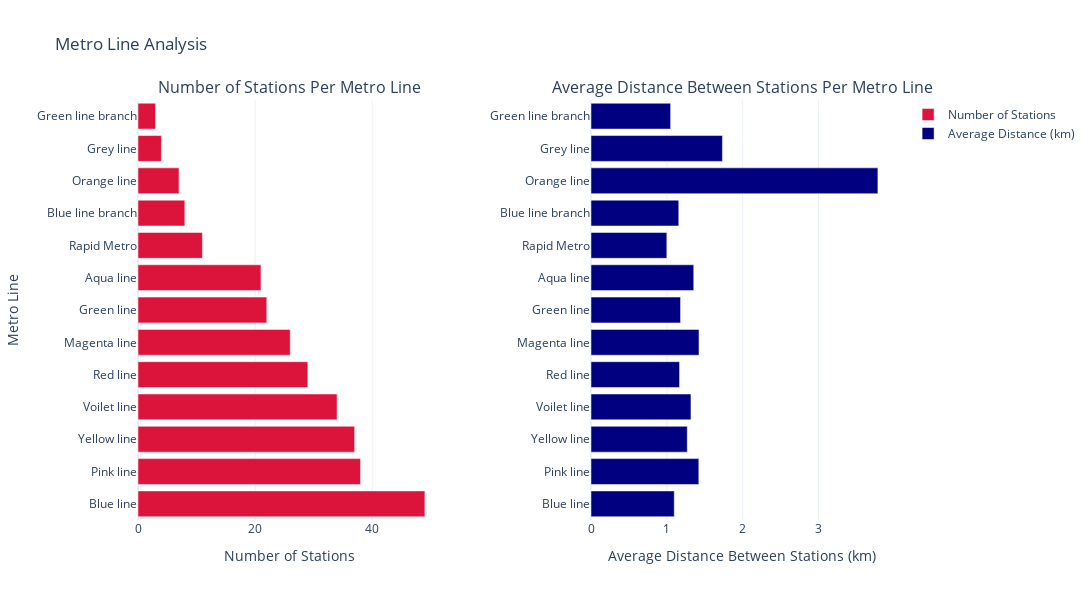

Here is the notebook cell this chart was saved with:
### Code cell
fig = make_subplots(rows=1, cols=2, subplot_titles=('Number of Stations Per Metro Line',
'Average Distance Between Stations Per Metro Line'),
horizontal_spacing=0.2)


fig.add_trace(
    go.Bar(y=line_analysis['Line'], x=line_analysis['Number of Stations'],
           orientation='h', name='Number of Stations', marker_color='crimson'),
    row=1, col=1
)

fig.add_trace(
    go.Bar(y=line_analysis['Line'], x=line_analysis['Average Distance Between Stations (km)'],
           orientation='h', name='Average Distance (km)', marker_color='navy'),
    row=1, col=2
)
fig.update_xaxes(title_text="Number of Stations", row=1, col=1)
fig.update_xaxes(title_text="Average Distance Between Stations (km)", row=1, col=2)
fig.update_yaxes(title_text="Metro Line", row=1, col=1)
fig.update_yaxes(title_text="", row=1, col=2)
fig.update_layout(height=600, width=1200, title_text="Metro Line Analysis", template="plotly_white")
fig.show()

### Figure 1 — Plotly figure (JSON) as saved in the notebook; plotly's stock layout.template omitted (floating-point values rounded to 4 significant figures)
{"data": [{"marker": {"color": "crimson"}, "name": "Number of Stations", "orientation": "h", "type": "bar", "x": [49, 38, 37, 34, 29, 26, 22, 21, 11, 8, 7, 4, 3], "xaxis": "x", "y": ["Blue line", "Pink line", "Yellow line", "Voilet line", "Red line", "Magenta line", "Green line", "Aqua line", "Rapid Metro", "Blue line branch", "Orange line", "Grey line", "Green line branch"], "yaxis": "y"}, {"marker": {"color": "navy"}, "name": "Average Distance (km)", "orientation": "h", "type": "bar", "x": [1.098, 1.422, 1.269, 1.318, 1.168, 1.424, 1.181, 1.355, 1.0, 1.157, 3.783, 1.733, 1.05], "xaxis": "x2", "y": ["Blue line", "Pink line", "Yellow line", "Voilet line", "Red line", "Magenta line", "Green line", "Aqua line", "Rapid Metro", "Blue line branch", "Orange line", "Grey line", "Green line branch"], "yaxis": "y2"}], "layout": {"annotations": [{"font": {"size": 16}, "showarrow": false, "text": "Number of Stations Per Metro Line", "x": 0.2, "xanchor": "center", "xref": "paper", "y": 1, "yanchor": "bottom", "yref": "paper"}, {"font": {"size": 16}, "showarrow": false, "text": "Average Distance Between Stations Per Metro Line", "x": 0.8, "xanchor": "center", "xref": "paper", "y": 1, "yanchor": "bottom", "yref": "paper"}], "height": 600, "title": {"text": "Metro Line Analysis"}, "width": 1200, "xaxis": {"anchor": "y", "domain": [0, 0.4], "title": {"text": "Number of Stations"}}, "xaxis2": {"anchor": "y2", "domain": [0.6, 1], "title": {"text": "Average Distance Between Stations (km)"}}, "yaxis": {"anchor": "x", "domain": [0, 1], "title": {"text": "Metro Line"}}, "yaxis2": {"anchor": "x2", "domain": [0, 1], "title": {"text": ""}}}}
